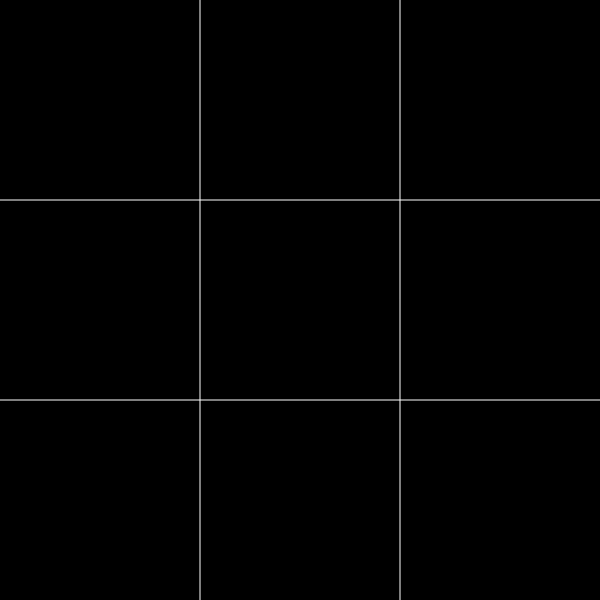
Frame 1 (no input)
Frame 60 (no input): identical to frame 1, image omitted
Frame 120 (the mouse pressed at the canvas centre since frame 60): identical to frame 1, image omitted

The p5.js sketch that drew this single still picture (run headless with seeded random() and noise() and a simulated clock; from frame 60 on, the mouse is pressed at the canvas centre):

// p5.js sketch
// ── sketch.js
// Project Title
// Your Name
// Date
//
// Extra for Experts:
// - describe what you did to take this project "above and beyond"

let board = [];
let player = 1;
let turn = true;
let win = false;

function setup() {
  board = make2Darray(500, 500);
  for (i=0; i<3; i++) {
    for (j=0; j<3; j++) {
      board[i][j] = 0;
    }
  }
  ellipseMode(CORNER);
  createCanvas(600, 600);
  background(100);
  fill(0);
  rect(0,0,600,600);
  stroke(255);
  line(0, 200, 600, 200);
  line(0, 400, 600, 400);
  line(200, 0, 200, 600);
  line(400, 0, 400, 600);
}

function draw() {}

function mouseClicked() {
  placeCounter(player);
  if (turn === false) {
    player = -player;
  }
}

// Function to draw a counter on the board
function placeCounter(player) {
  xDim = floor(mouseX/200);
  yDim = floor(mouseY/200);

  if (player===1) {
		colour = 255;
	}
	else {
		colour = 140;
	}
  fill(colour);

  if (board[yDim][xDim] === 0) {
    board[yDim][xDim] = player;
    ellipse(xDim*200+50, yDim*200+50, 100, 100);
    turn = false;
    validateWin(player);
  }
}

// Check for win
function validateWin(player) {
  if ((board[0][0] + board[1][0] + board[2][0] === 3) || (board[0][0] + board[1][1] + board[2][2] === 3) || (board[0][0] + board[0][1] + board[0][2] === 3) || (board[1][0] + board[1][1] + board[1][2] === 3) || (board[2][0] + board[2][1] + board[2][2] === 3) || (board[0][1] + board[1][1] + board[2][1] === 3) || (board[0][2] + board[1][2] + board[2][2] === 3) || (board[2][0] + board[1][1] + board[0][2] === 3)) {
    win = true;
  } else if ((board[0][0] + board[1][0] + board[2][0] === -3) || (board[0][0] + board[1][1] + board[2][2] === -3) || (board[0][0] + board[0][1] + board[0][2] === -3) || (board[1][0] + board[1][1] + board[1][2] === -3) || (board[2][0] + board[2][1] + board[2][2] === -3) || (board[0][1] + board[1][1] + board[2][1] === -3) || (board[0][2] + board[1][2] + board[2][2] === -3) || (board[2][0] + board[1][1] + board[0][2] === -3)) {
    win = true;
  }

  if (win === true) {
    if (player === -1) { player = 2; }
    fill(0);
    stroke(0);
    rect(0, 0, 600, 600);
    fill(255);
    textSize(32);
    text("WINNER IS PLAYER " + player + "!", 100, 290);
  }
}

// Make 2D Array (by Tim, https://www.openprocessing.org/user/91337)
function make2Darray(cols, rows) {
  let arr = Array(cols)
  for (let i = 0; i < arr.length; i++) {
    arr[i] = Array(rows)
  }
  return arr;
}

// ── sketcffh.js
// Project Title
// Your Name
// Date
//
// Extra for Experts:
// - describe what you did to take this project "above and beyond"

class Walker {
  constructor() {
    this.x = width/2;
    this.y = height/2;
    this.color = "red";
    this.speed = 1;
  }
  display () {
    fill(this.color);
    ellipse(this.x,this.y,2,2);
  }

  move() {
    let choice = random(100);
    if ( choice < 25) {
      //up
      this.y -= this.speed;
    }
    else if (choice < 50){
      //down
      this.y += this.speed;
    }
    else if (choice < 75){
      //left
      this.x -= this.speed;
    }
    else{
      //right
      this.x += this.speed;
    }
  }

}

let me;

function setup() {
  createCanvas(windowWidth,windowHeight);
  me = new Walker();
}


function draw(){
  me.display();
  me.move();

}
